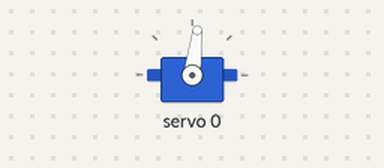
Bench run of a sketch on a simulated Arduino Mega 2560, built with avr-gcc and run on an emulated ATmega2560. Shown: servo. What the sketch prints to the serial monitor is not drawn.

Above: at 0.05 s.
At 1.5 s:
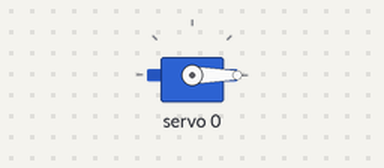
At 3.0 s:
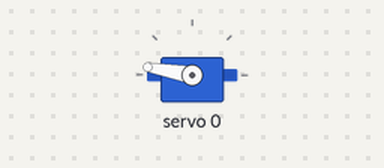
Timing chart, 0 to 6.9 s (numbered marks = the images above):
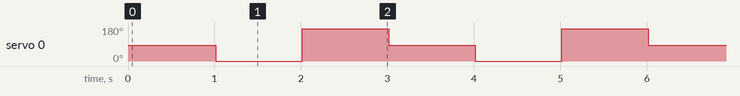

Measured:
- by itself, servo 0: repeats every 3.0 s: 170° 1.0 s, 83° 1.0 s, 0° 1.0 s

The sketch:

Sg90Pca9685Test.ino
```cpp
/*
 * Sg90Pca9685Test.ino
 * PCA9685 채널 0에 연결한 SG90이 움직이는지 확인하는 테스트 스케치
 *
 * 배선(요약):
 *   PCA9685 SDA/SCL → 보드 I2C (Mega: SDA 20, SCL 21)
 *   PCA9685 V+ / GND → 서보용 5V·GND (가능하면 USB 5V만으로 버티지 말고 외부 5V 권장)
 *   SG90 신호선(주황) → PCA9685 PWM 0번 출력
 *   SG90 빨강/갈색 → 서보 전원 5V/GND (보드 GND와 공통)
 *
 * 라이브러리 매니저: "Adafruit PWM Servo Driver" 설치 (의존성 Adafruit BusIO 등 함께 설치됨)
 *
 * 수정 이력:
 *   2026-04-15 — 최초 작성(SG90 중앙·좌·우 펄스, 50Hz, 채널 0)
 *   2026-04-15 — IDE(clang) 분석용 `#include <Arduino.h>` 추가
 */

#include <Arduino.h>  // delay, uint8_t 등 — 에디터 정적 분석용
#include <Wire.h>
#include <Adafruit_PWMServoDriver.h>

// I2C 주소 0x40 (모듈 점퍼가 다르면 생성자 인자만 바꿔 주면 됨)
Adafruit_PWMServoDriver pwm = Adafruit_PWMServoDriver(0x40);

// PCA9685 PWM 출력 번호 (0~15). SG90 신호선이 꽂은 채널과 맞출 것
const uint8_t kServoChannel = 0;

void setup() {
  Serial.begin(9600);

  pwm.begin();
  // 오실레이터 주파수 보정(보드·칩에 따라 미세 조정 가능, 기본 예시와 동일)
  pwm.setOscillatorFrequency(27000000);
  pwm.setPWMFreq(50);  // 서보용 일반값 약 50Hz
  delay(10);

  Serial.println(F("SG90 / PCA9685 servo test start"));
}

void loop() {
  // 펄스 폭(마이크로초): 기종·개체마다 최소/최대가 조금씩 다를 수 있음
  pwm.writeMicroseconds(kServoChannel, 1400);  // 대략 중앙
  delay(1000);

  pwm.writeMicroseconds(kServoChannel, 500);  // 한쪽 끝
  delay(1000);

  pwm.writeMicroseconds(kServoChannel, 2300);  // 반대 끝
  delay(1000);
}
```
